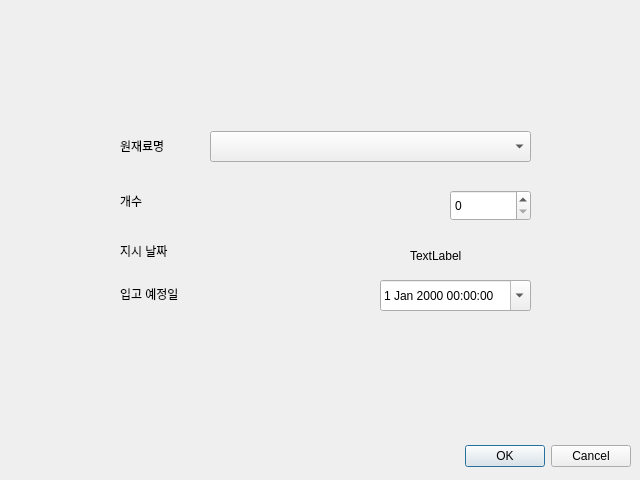
<?xml version="1.0" encoding="UTF-8"?>
<ui version="4.0">
 <class>OrderEditDialog</class>
 <widget class="QDialog" name="OrderEditDialog">
  <property name="geometry">
   <rect>
    <x>0</x>
    <y>0</y>
    <width>640</width>
    <height>480</height>
   </rect>
  </property>
  <property name="windowTitle">
   <string>Dialog</string>
  </property>
  <widget class="QDialogButtonBox" name="buttonBox">
   <property name="geometry">
    <rect>
     <x>10</x>
     <y>440</y>
     <width>621</width>
     <height>32</height>
    </rect>
   </property>
   <property name="orientation">
    <enum>Qt::Orientation::Horizontal</enum>
   </property>
   <property name="standardButtons">
    <set>QDialogButtonBox::StandardButton::Cancel|QDialogButtonBox::StandardButton::Ok</set>
   </property>
  </widget>
  <widget class="QComboBox" name="comboItemName">
   <property name="geometry">
    <rect>
     <x>210</x>
     <y>131</y>
     <width>321</width>
     <height>31</height>
    </rect>
   </property>
  </widget>
  <widget class="QLabel" name="ItemNamelabel">
   <property name="geometry">
    <rect>
     <x>120</x>
     <y>130</y>
     <width>91</width>
     <height>31</height>
    </rect>
   </property>
   <property name="text">
    <string>원재료명</string>
   </property>
  </widget>
  <widget class="QLabel" name="label">
   <property name="geometry">
    <rect>
     <x>120</x>
     <y>190</y>
     <width>81</width>
     <height>21</height>
    </rect>
   </property>
   <property name="text">
    <string>개수</string>
   </property>
  </widget>
  <widget class="QSpinBox" name="spinAmount">
   <property name="geometry">
    <rect>
     <x>450</x>
     <y>190</y>
     <width>81</width>
     <height>31</height>
    </rect>
   </property>
  </widget>
  <widget class="QLabel" name="label_2">
   <property name="geometry">
    <rect>
     <x>120</x>
     <y>240</y>
     <width>81</width>
     <height>21</height>
    </rect>
   </property>
   <property name="text">
    <string>지시 날짜</string>
   </property>
  </widget>
  <widget class="QLabel" name="labelCurrentTime">
   <property name="geometry">
    <rect>
     <x>410</x>
     <y>240</y>
     <width>171</width>
     <height>31</height>
    </rect>
   </property>
   <property name="text">
    <string>TextLabel</string>
   </property>
  </widget>
  <widget class="QLabel" name="label_3">
   <property name="geometry">
    <rect>
     <x>120</x>
     <y>283</y>
     <width>91</width>
     <height>21</height>
    </rect>
   </property>
   <property name="text">
    <string>입고 예정일</string>
   </property>
  </widget>
  <widget class="QDateTimeEdit" name="dateEditDue">
   <property name="geometry">
    <rect>
     <x>380</x>
     <y>280</y>
     <width>151</width>
     <height>31</height>
    </rect>
   </property>
   <property name="calendarPopup">
    <bool>true</bool>
   </property>
  </widget>
 </widget>
 <resources/>
 <connections>
  <connection>
   <sender>buttonBox</sender>
   <signal>accepted()</signal>
   <receiver>OrderEditDialog</receiver>
   <slot>accept()</slot>
   <hints>
    <hint type="sourcelabel">
     <x>248</x>
     <y>254</y>
    </hint>
    <hint type="destinationlabel">
     <x>157</x>
     <y>274</y>
    </hint>
   </hints>
  </connection>
  <connection>
   <sender>buttonBox</sender>
   <signal>rejected()</signal>
   <receiver>OrderEditDialog</receiver>
   <slot>reject()</slot>
   <hints>
    <hint type="sourcelabel">
     <x>316</x>
     <y>260</y>
    </hint>
    <hint type="destinationlabel">
     <x>286</x>
     <y>274</y>
    </hint>
   </hints>
  </connection>
 </connections>
</ui>
